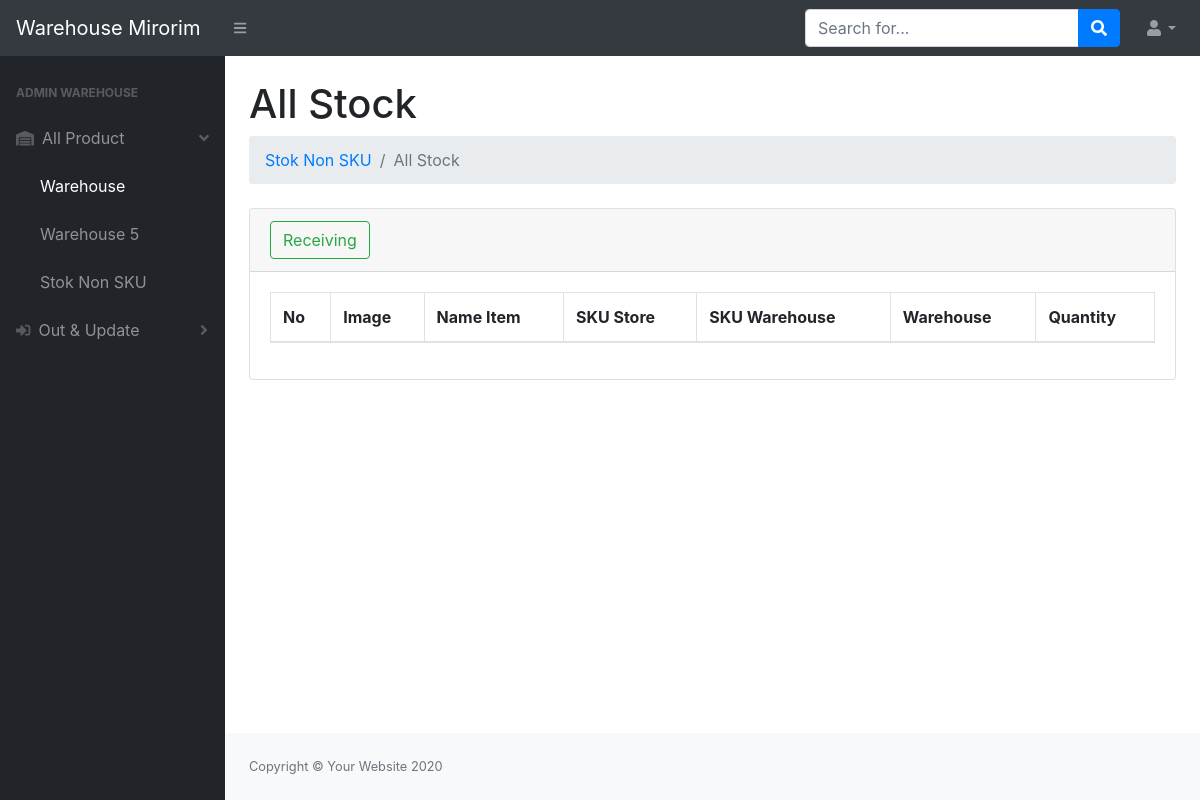
Before: /gudang/gudang2/index.php (signed in) with the older database file.
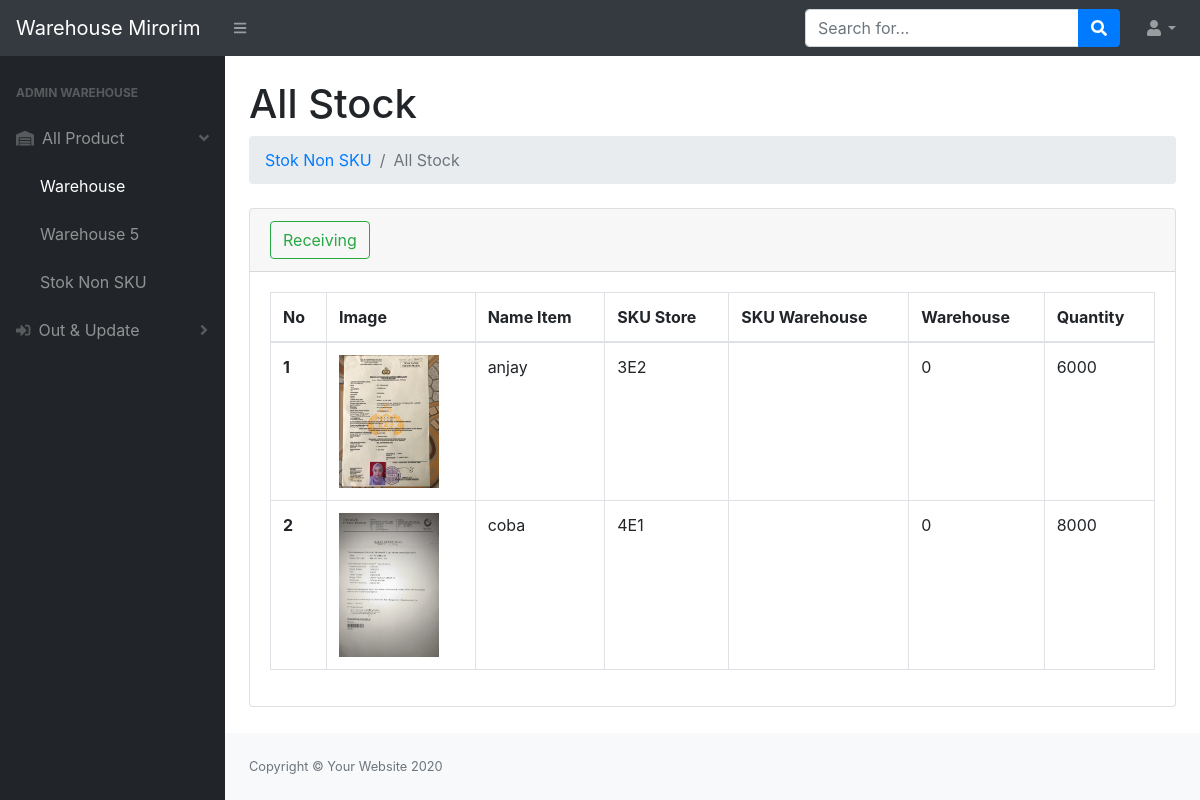
After: the same page with the newer database file.
### tables this page shows
CREATE TABLE `stok2` (
  `idbarang` int(11) NOT NULL,
  `nama` varchar(200) NOT NULL,
  `image` mediumtext NOT NULL,
  `sku` varchar(200) NOT NULL,
  `skugudang` varchar(200) NOT NULL,
  `gudang` varchar(11) NOT NULL,
  `quantity` int(11) NOT NULL
);

### gudang/gudang2/index.php (the view, shortened to what the changed rows need)
<?php
require '../../assets/php/function.php';
?>
<!DOCTYPE html>
<html lang="en">
    <head>
        <link href="https://cdn.jsdelivr.net/npm/bootstrap@5.3.0-alpha1/dist/css/bootstrap.min.css" rel="stylesheet">
        <link href="../../css/styles.css" rel="stylesheet" />
        <link href="https://cdn.datatables.net/1.10.20/css/dataTables.bootstrap4.min.css" rel="stylesheet" />
    </head>
    <body class="sb-nav-fixed">
        <div id="layoutSidenav">
            <div id="layoutSidenav_content">
                <main>
                    <div class="container-fluid">
                        <h1 class="mt-4">All Stock</h1>
                        <div class="card mb-4">
                            <div class="card-body">
                                <div class="table-responsive">
                                    <table class="table table-hover table-bordered" id="dataTable" width="100%" cellspacing="0">
                                        <thead>
                                            <tr>
                                                <th>No</th>
                                                <th>Image</th>
                                                <th>Name Item</th>
                                                <th>SKU Store</th>
                                                <th>SKU Warehouse</th>
                                                <th>Warehouse</th>
                                                <th>Quantity</th>
                                            </tr>
                                        </thead>
                                        <tbody>
                                            <?php
                                             $ambildata = mysqli_query($konek,"SELECT * FROM stok2");
                                             $i = 1;
                                             while($data=mysqli_fetch_array($ambildata)){
                                                $idb = $data['idbarang'];
                                                $nama = $data['nama'];
                                                $skutoko = $data['sku'];
                                                $skugudang = $data['skugudang'];
                                                $gudang = $data['gudang'];
                                                $quantity = $data['quantity'];
                                                $gambar = $data['image'];
                                                if($gambar==null){
                                                    $img = '<img src="../../assets/img/noimageavailable.png" class="zoomable">';
                                                } else {
                                                    $img ='<img src="../../images/'.$gambar.'" class="zoomable">';
                                                }
                                            ?>
                                            <tr data-bs-toggle="modal" data-bs-target="#largeModal<?=$idb;?>">
                                                <th><?=$i++?></th>
                                                <td><?=$img;?></td>
                                                <td><?=$nama?></td>
                                                <td class="text-uppercase"><?=$skutoko?></td>
                                                <td class="text-uppercase"><?=$skugudang?></td>
                                                <td><?=$gudang?></td>
                                                <td><?=$quantity?></td>
                                            </tr>
                                            <div class="modal fade" id="largeModal<?=$idb;?>" tabindex="-1">
                                            <div class="modal-dialog modal-lg">
                                            <div class="modal-content">
                                            <?php
                                            }
                                            ?>
                                        </tbody>
                                    </table>
                                </div>
                            </div>
                        </div>
                    </div>
                </main>
            </div>
        </div>
    </body>
</html>

Changed rows visible on the page:
added stok2: image (picture), nama "anjay", sku "3E2", gudang "0", quantity "6000"
added stok2: image (picture), nama "coba", sku "4E1", gudang "0", quantity "8000"
